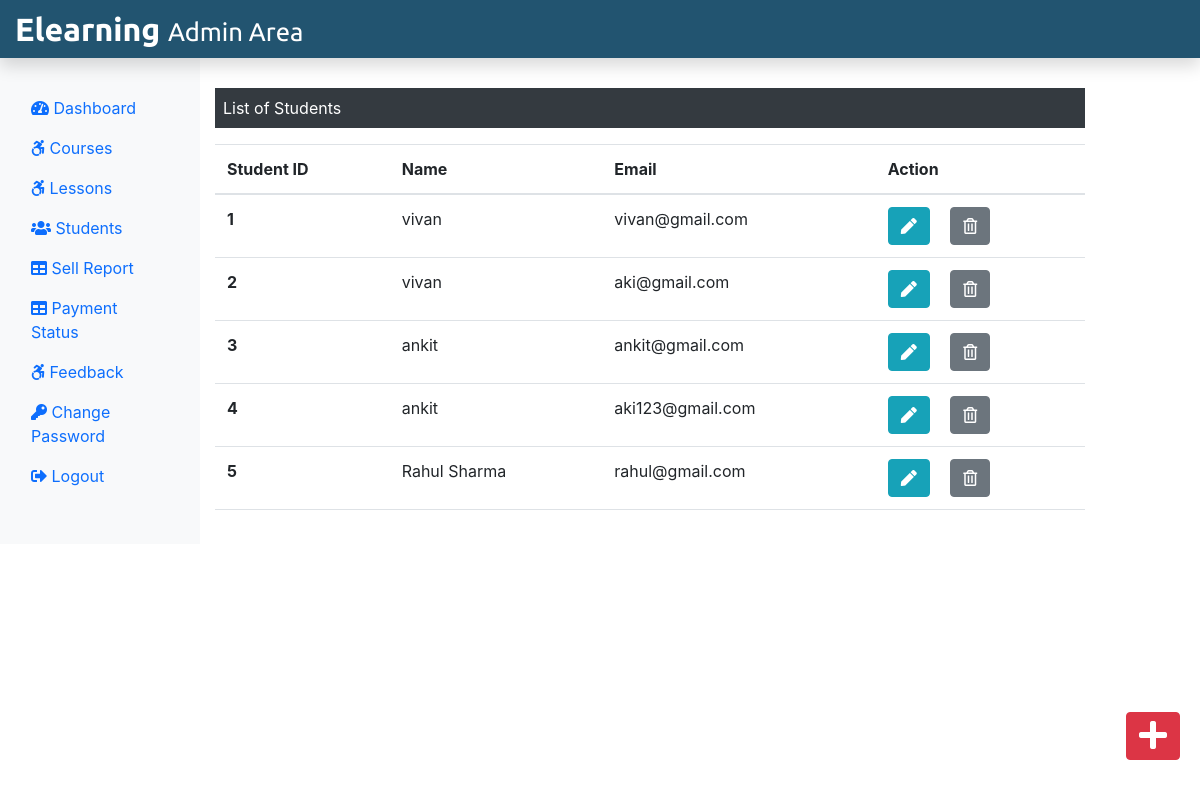
The app's page /Admin/students.php (signed in) with its own data.
### tables this page shows
CREATE TABLE `student` (
  `stu_id` int(11) NOT NULL,
  `stu_name` varchar(255) NOT NULL,
  `stu_email` varchar(255) NOT NULL,
  `stu_pass` varchar(255) NOT NULL,
  `stu_occ` varchar(255) NOT NULL,
  `stu_img` text NOT NULL
);

### Admin/students.php (the view, shortened to what this page needs)
<?php
    include("./adminInclude/header.php");
    include("../dbConnection.php");
?>
<div class="col-sm-9 mt-5">
    <p class="bg-dark text-white p-2">List of Students</p>
    <?php
        $sql = "SELECT * FROM student";
        $result = $conn->query($sql);
        if($result->num_rows > 0){
    ?>
    <table class="table">
        <thread>
            <tr>
                <th scope="col">Student ID</th>
                <th scope="col">Name</th>
                <th scope="col">Email</th>
                <th scope="col">Action</th>
            </tr>
        </thread>
        <tbody>
            <?php
            $sno = 0;
            while($row = $result->fetch_assoc()){ $sno = $sno + 1; ?>
            <tr>
                <th scope="row"><?php echo $sno ?></th>
                <td> <?php echo $row['stu_name'] ?> </td>
                <td> <?php echo $row['stu_email'] ?> </td>
                <td>
                    <form action="editstudent.php" method="POST" class="d-inline">
                        <button type="submit" class="btn btn-info mr-3" name="view" value="View">
                            <i class="fas fa-pen"></i>
                        </button>
                    </form>
                    <form action="" method=" POST" class="d-inline">
                        <button type="submit" class="btn btn-secondary" name="delete" value="Delete">
                            <i class="far fa-trash-alt"></i>
                        </button>
                    </form>
                </td>
            </tr>
            <?php } ?>
        </tbody>
    </table>
    <?php
    }
    else{
        echo "0 Result";
    }
    ?>
</div>
<div>
    <a class="btn btn-danger box" href="./addnewstudent.php">
        <i class="fas fa-plus fa-2x"></i>
    </a>
</div>
</div>
<?php
    include("./adminInclude/footer.php");
?>

### css/adminstyle.css (style rules this page uses)
.box { position: fixed; bottom: 10px; right: 20px; margin-bottom: 30px; }

### records on screen
student: stu_name "vivan", stu_email "vivan@gmail.com"
student: stu_name "vivan", stu_email "aki@gmail.com"
student: stu_name "ankit", stu_email "ankit@gmail.com"
student: stu_name "ankit", stu_email "aki123@gmail.com"
student: stu_name "Rahul Sharma", stu_email "rahul@gmail.com"
